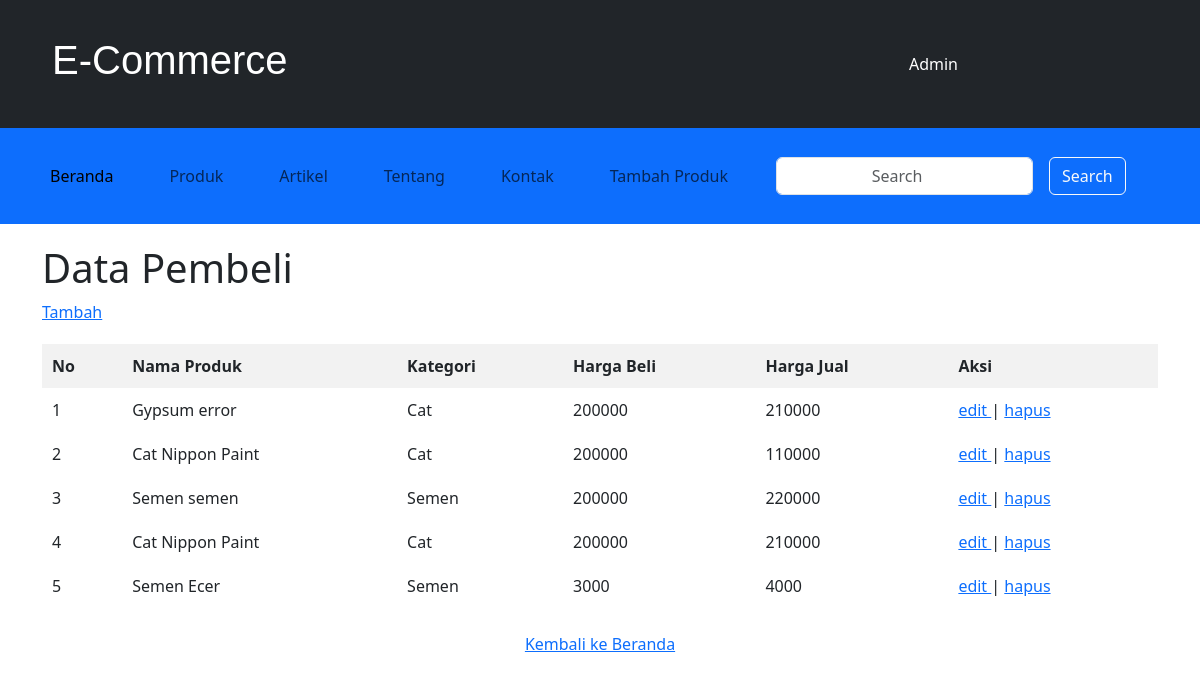
The app's page /admin.php with its own data.
### tables this page shows
CREATE TABLE `produk` (
  `id` int(5) NOT NULL,
  `nama_produk` varchar(30) NOT NULL,
  `kategori` enum('Cat','Semen','Gypsum') NOT NULL,
  `harga_beli` int(20) NOT NULL,
  `harga_jual` int(20) NOT NULL
);

### admin.php (the view, shortened to what this page needs)
<!DOCTYPE html>
<html lang="en">
<head>
    <link rel="stylesheet" href="css/bootstrap.min.css" />
</head>
<body>
    <nav class="navbar bg-dark " style="color: white;">
        <div class="container">
            <div class="py-2 gap-4">
                <h3 class="judul">E-Commerce</h3>
            </div>
            <div class=" btn-outline-light d-flex namaadmin">
                <a style=" text-decoration: none; color: rgb(255, 255, 255);" href=" #">Admin</a>
            </div>
        </div>
    </nav>
    <nav class="navbar navbar-expand-lg  bg-primary">
        <div class="container">
            <div class="collapse navbar-collapse" id="navbarNavDropdown">
                <ul class="navbar-nav">
                    <li class="nav-item">
                        <a class="nav-link active" aria-current="page" href="index.php">Beranda</a>
                    </li>
                    <li class="nav-item">
                        <a class="nav-link" href="index.php">Produk</a>
                    </li>
                    <li class="nav-item">
                        <a class="nav-link" href="artikel.html">Artikel</a>
                    </li>
                    <li class="nav-item">
                        <a class="nav-link" href="tentang.html">Tentang</a>
                    </li>
                    <li class="nav-item">
                        <a class="nav-link" href="#">Kontak</a>
                    </li>
                    <li class="nav-item">
                        <a class="nav-link" href="tambah_produk.html">Tambah Produk</a>
                    </li>
                </ul>
                <form class="d-flex" role="search">
                    <input class="form-control me-3" type="search" placeholder="Search" aria-label="Search" />
                    <button class="btn btn-outline-light" type="submit">
                        Search
                    </button>
                </form>
            </div>
        </div>
    </nav>
    <div class="container">
        <h1>Data Pembeli</h1>
        <a href="tambah_data.html">Tambah</a>
        <table>
            <tr>
                <th>No</th>
                <th>Nama Produk</th>
                <th>Kategori</th>
                <th>Harga Beli</th>
                <th>Harga Jual</th>
                <th>Aksi</th>
            </tr>
            <?php
            include "koneksi.php";
            $query = "SELECT * FROM produk";
            $sql = mysqli_query($conn, $query);
            $row = mysqli_num_rows($sql);
            $no = 1;
            $tampil = mysqli_query($conn, "SELECT * FROM produk");
            $hasil = mysqli_fetch_array($tampil);
            if ($row > 0) {
                while ($data = mysqli_fetch_array($sql)) {
                    echo "<tr>";
                    echo "<td>" . $no++ . "</td>";
                    echo "<td>" . $data['nama_produk'] . "</td>";
                    echo "<td>" . $data['kategori'] . "</td>";
                    echo "<td>" . $data['harga_beli'] . "</td>";
                    echo "<td>" . $data['harga_jual'] . "</td>";
                    ?>
            <td><a href="edit_data.php?id=<?php echo $hasil['id']; ?>">edit </a>|
                <a href=" hapus_data.php?id=<?php echo $hasil['id']; ?>">hapus</a>
            </td>
            <?php
                    echo "</tr>";
                }
            } else {
                echo "<tr>
                <td colspan='4'>Data tidak ada</td>
            </tr>";
            }
            ?>
        </table>
        <br>
        <a href="index.php" class="button justify-content-center d-flex">Kembali ke Beranda</a>
    </div>
</body>
</html>

### admin.php (style rules this page uses)
body { font-family: Arial, sans-serif; text-align: center; background-color: #f7f7f7; color: #333; }
.container { max-width: 600px; margin: 0 auto; padding: 20px; }
h1 { font-size: 24px; color: #393e46; }
table { width: 100%; border-collapse: collapse; margin-top: 20px; }
th, td { padding: 10px; border-bottom: 1px solid #ddd; }
th { background-color: #f2f2f2; }
.namaadmin { margin-right: 200px; }
.nav-item { padding-right: 40px; }
.form-control { padding-left: 100px; padding-right: 100px; text-align: center; }
.judul:nth-child(1) { font-family: Arial, Helvetica, sans-serif; font-size: 250%; padding-left: 10px; }

### records on screen
produk: nama_produk "Gypsum error", kategori "Cat", harga_beli "200000", harga_jual "210000"
produk: nama_produk "Cat Nippon Paint", kategori "Cat", harga_beli "200000", harga_jual "110000"
produk: nama_produk "Semen semen", kategori "Semen", harga_beli "200000", harga_jual "220000"
produk: nama_produk "Cat Nippon Paint", kategori "Cat", harga_beli "200000", harga_jual "210000"
produk: nama_produk "Semen Ecer", kategori "Semen", harga_beli "3000", harga_jual "4000"
